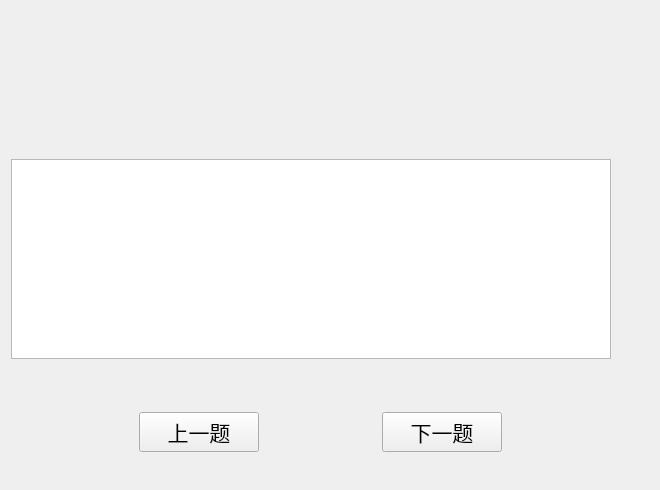
<?xml version="1.0" encoding="UTF-8"?>
<ui version="4.0">
 <class>ShortSurfaceClass</class>
 <widget class="QMainWindow" name="ShortSurfaceClass">
  <property name="geometry">
   <rect>
    <x>0</x>
    <y>0</y>
    <width>660</width>
    <height>490</height>
   </rect>
  </property>
  <property name="minimumSize">
   <size>
    <width>660</width>
    <height>490</height>
   </size>
  </property>
  <property name="maximumSize">
   <size>
    <width>660</width>
    <height>490</height>
   </size>
  </property>
  <property name="windowTitle">
   <string>ShortSurface</string>
  </property>
  <widget class="QWidget" name="centralWidget">
   <widget class="QWidget" name="widget_3" native="true">
    <property name="geometry">
     <rect>
      <x>0</x>
      <y>20</y>
      <width>660</width>
      <height>490</height>
     </rect>
    </property>
    <property name="minimumSize">
     <size>
      <width>660</width>
      <height>490</height>
     </size>
    </property>
    <property name="maximumSize">
     <size>
      <width>660</width>
      <height>490</height>
     </size>
    </property>
    <layout class="QVBoxLayout" name="verticalLayout_3">
     <item>
      <widget class="QLabel" name="label">
       <property name="minimumSize">
        <size>
         <width>600</width>
         <height>50</height>
        </size>
       </property>
       <property name="maximumSize">
        <size>
         <width>600</width>
         <height>50</height>
        </size>
       </property>
       <property name="font">
        <font>
         <family>楷体</family>
         <pointsize>16</pointsize>
        </font>
       </property>
       <property name="text">
        <string/>
       </property>
       <property name="wordWrap">
        <bool>true</bool>
       </property>
      </widget>
     </item>
     <item>
      <widget class="QPlainTextEdit" name="plainTextEdit">
       <property name="minimumSize">
        <size>
         <width>600</width>
         <height>200</height>
        </size>
       </property>
       <property name="maximumSize">
        <size>
         <width>600</width>
         <height>200</height>
        </size>
       </property>
       <property name="font">
        <font>
         <family>楷体</family>
         <pointsize>16</pointsize>
        </font>
       </property>
       <property name="plainText">
        <string/>
       </property>
      </widget>
     </item>
     <item>
      <widget class="QWidget" name="widget_4" native="true">
       <property name="minimumSize">
        <size>
         <width>620</width>
         <height>60</height>
        </size>
       </property>
       <property name="maximumSize">
        <size>
         <width>620</width>
         <height>60</height>
        </size>
       </property>
       <layout class="QHBoxLayout" name="horizontalLayout">
        <item>
         <widget class="QPushButton" name="pre">
          <property name="minimumSize">
           <size>
            <width>120</width>
            <height>40</height>
           </size>
          </property>
          <property name="maximumSize">
           <size>
            <width>120</width>
            <height>40</height>
           </size>
          </property>
          <property name="font">
           <font>
            <family>楷体</family>
            <pointsize>16</pointsize>
           </font>
          </property>
          <property name="text">
           <string>上一题</string>
          </property>
         </widget>
        </item>
        <item>
         <widget class="QPushButton" name="next">
          <property name="minimumSize">
           <size>
            <width>120</width>
            <height>40</height>
           </size>
          </property>
          <property name="maximumSize">
           <size>
            <width>120</width>
            <height>40</height>
           </size>
          </property>
          <property name="font">
           <font>
            <family>楷体</family>
            <pointsize>16</pointsize>
           </font>
          </property>
          <property name="text">
           <string>下一题</string>
          </property>
         </widget>
        </item>
       </layout>
      </widget>
     </item>
    </layout>
   </widget>
  </widget>
 </widget>
 <layoutdefault spacing="6" margin="11"/>
 <resources/>
 <connections/>
</ui>
